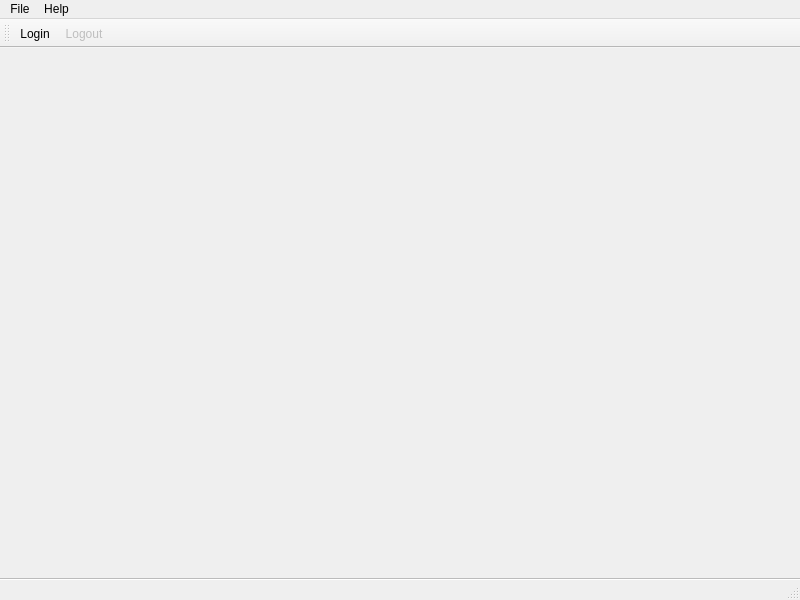
<?xml version="1.0" encoding="UTF-8"?>
<ui version="4.0">
 <class>Controller</class>
 <widget class="QMainWindow" name="Controller">
  <property name="geometry">
   <rect>
    <x>0</x>
    <y>0</y>
    <width>800</width>
    <height>600</height>
   </rect>
  </property>
  <property name="windowTitle">
   <string>MainWindow</string>
  </property>
  <property name="styleSheet">
   <string notr="true">QStatusBar#statusbar {
border-top: 2px solid #bbb;
border-style: groove;
}</string>
  </property>
  <widget class="QWidget" name="centralwidget">
   <layout class="QGridLayout" name="gridLayout"/>
  </widget>
  <widget class="QMenuBar" name="menubar">
   <property name="geometry">
    <rect>
     <x>0</x>
     <y>0</y>
     <width>800</width>
     <height>22</height>
    </rect>
   </property>
   <widget class="QMenu" name="menuFile">
    <property name="title">
     <string>File</string>
    </property>
   </widget>
   <widget class="QMenu" name="menuHelp">
    <property name="title">
     <string>Help</string>
    </property>
   </widget>
   <addaction name="menuFile"/>
   <addaction name="menuHelp"/>
  </widget>
  <widget class="QStatusBar" name="statusbar"/>
  <widget class="QToolBar" name="toolBar">
   <property name="windowTitle">
    <string>toolBar</string>
   </property>
   <property name="layoutDirection">
    <enum>Qt::LeftToRight</enum>
   </property>
   <property name="orientation">
    <enum>Qt::Horizontal</enum>
   </property>
   <attribute name="toolBarArea">
    <enum>TopToolBarArea</enum>
   </attribute>
   <attribute name="toolBarBreak">
    <bool>false</bool>
   </attribute>
   <addaction name="actionLogin"/>
   <addaction name="actionLogout"/>
  </widget>
  <action name="actionLogin">
   <property name="text">
    <string>Login</string>
   </property>
  </action>
  <action name="actionLogout">
   <property name="enabled">
    <bool>false</bool>
   </property>
   <property name="text">
    <string>Logout</string>
   </property>
  </action>
 </widget>
 <resources/>
 <connections/>
</ui>
